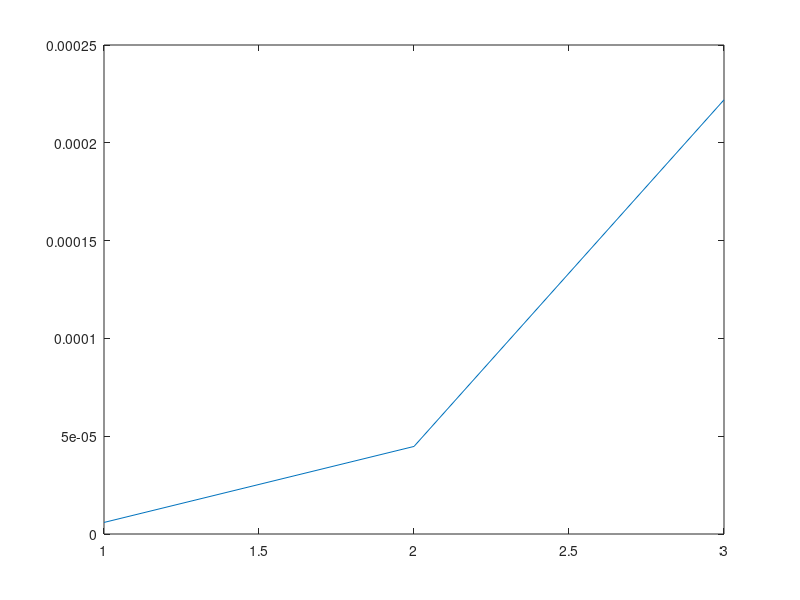

Here is the MATLAB script that generated this plot: (Note: this script raises an error after producing the figure.)
%% probing calculation
clearvars
path(path, "./legendflex-pkg-master/setgetpos_V1.2");
path(path, "./legendflex-pkg-master/legendflex");
path(path, "./matlab-hatchfill2-master");
close all

Nant = [32, 256, 1024]; % [16, 64, 256, 1024]; 
Nclient = [1,8];         % [1,8];
brp_enable = [0, 1];

K=2;
aco_ref_beam_probes = 32;
aco_probes = 3*Nant +1; %Nant+4*(Nant-1);
swift_probes = 3*log2(Nant);
ubig_probes = 4*K+8;
beacon_slots = 64;
abft_slots = 8;
ssw_per_abft = 16;

fs = 1760e6;
stf_samples = 2176;
ce_samples = 1152;
phy_header_samples = 1024;
phy_header_time = (stf_samples + ce_samples + phy_header_samples)/fs;
trn_subfield_samples = 640;
agc_subfield_samples = 320;
mac_min_samples = 9280;

ssw_frame_time = phy_header_time + (26*8)/(27.5e6/2); % 26 bytes sent through Control PHY
trn_time = @(x) (x>0)*(phy_header_time + (mac_min_samples + x*agc_subfield_samples +...
    ce_samples*(1+floor((x-1)/4)) + x*trn_subfield_samples)/fs); % no MAC payload
beacon_int_time = 100e-3;

swift_latency = zeros(length(Nclient), length(Nant), length(brp_enable));
aco_latency = zeros(length(Nclient), length(Nant), length(brp_enable));
ubig_latency = zeros(length(Nclient), length(Nant), length(brp_enable));

for ii=1:length(Nclient)
    for jj=1:length(Nant)
        for kk=1:length(brp_enable)
            swift_clients_side = 0;
            swift_ap_side = 0;
            % SWIFT: client-side training
            if brp_enable(kk) == 0
                % SLS only
                r = mod(swift_probes(jj)*Nclient(ii), abft_slots*ssw_per_abft);
                q = floor(swift_probes(jj)*Nclient(ii) / (abft_slots*ssw_per_abft));
                swift_clients_side = swift_probes(jj)*ssw_frame_time + ...
                beacon_int_time*(q-1*(r==0));
            else
                if swift_probes(jj)*Nclient(ii) <= abft_slots*ssw_per_abft % SLS
                    swift_clients_side = ssw_frame_time*swift_probes(jj)*Nclient(ii);
                else % SLS + BRP
                    swift_clients_side = ssw_frame_time*abft_slots*ssw_per_abft;
                    % asuume every client gets an amount of equal beam training slots
                    remaining_probes_per_client = swift_probes(jj) - floor(abft_slots*ssw_per_abft/Nclient(ii));
                    % up to 64 TRN subfields in a data frame
                    r = mod(remaining_probes_per_client,64);
                    q = floor(remaining_probes_per_client/64);
                    swift_clients_side = swift_clients_side + Nclient(ii)*(q*trn_time(64) + trn_time(r));
                end
            end
            % SWIFT: ap-side training
            r = mod(swift_probes(jj),beacon_slots);
            q = floor(swift_probes(jj)/beacon_slots);
            swift_ap_side = swift_probes(jj)*ssw_frame_time + beacon_int_time*(q-1*(r==0));
            swift_latency(ii,jj,kk) = max(swift_clients_side, swift_ap_side);
            
            aco_clients_side = 0;
            aco_ap_side = 0;
            % ACO: client-side training
            if brp_enable(kk) == 0
                % SLS only
                n = (aco_ref_beam_probes + aco_probes(jj))*Nclient(ii);
                r = mod(n , abft_slots*ssw_per_abft);
                q = floor(n / (abft_slots*ssw_per_abft));
                aco_clients_side = n*ssw_frame_time + beacon_int_time*(q-1*(r==0));
            else
                % each client needs to acquire a reference beam before BRP
                q = floor(aco_ref_beam_probes*Nclient(ii) / (abft_slots*ssw_per_abft));
                r = mod(aco_ref_beam_probes*Nclient(ii), abft_slots*ssw_per_abft);
                aco_clients_side = ssw_frame_time*aco_ref_beam_probes*Nclient(ii) + ...
                    beacon_int_time*(q-1*(r==0));
                % perform ACO in BRP 
                r = mod(aco_probes(jj),64);
                q = floor(aco_probes(jj)/64);
                aco_clients_side = aco_clients_side + Nclient(ii)*(q*trn_time(64) + trn_time(r));
            end
            % ACO: ap-side training
            if brp_enable(kk) == 0
                r = mod(aco_probes(jj),beacon_slots);
                q = floor(aco_probes(jj)/beacon_slots);
                aco_ap_side = aco_probes(jj)*ssw_frame_time + ...
                beacon_int_time*(q-1*(r==0));
            else
                if aco_probes(jj) <= beacon_slots
                    aco_ap_side = aco_probes(jj)*ssw_frame_time;
                else
                    n = aco_probes(jj) - beacon_slots;
                    r = mod(n,64);
                    q = floor(n/64);
                    aco_ap_side = beacon_slots*ssw_frame_time + q*trn_time(64) + trn_time(r) ;
                end
            end
            aco_latency(ii,jj,kk) = max(aco_clients_side, aco_ap_side);


            ubig_clients_side = 0;
            ubig_ap_side = 0;
            % UbiG: client-side training
            if brp_enable(kk) == 0
                % SLS only
                r = mod(ubig_probes*Nclient(ii), abft_slots*ssw_per_abft);
                q = floor(ubig_probes*Nclient(ii) / (abft_slots*ssw_per_abft));
                ubig_clients_side = ubig_probes*ssw_frame_time + ...
                beacon_int_time*(q-1*(r==0));
            else
                if ubig_probes*Nclient(ii) <= abft_slots*ssw_per_abft % SLS
                    ubig_clients_side = ssw_frame_time*ubig_probes*Nclient(ii);
                else % SLS + BRP
                    ubig_clients_side = ssw_frame_time*abft_slots*ssw_per_abft;
                    % asuume every client gets an amount of equal beam training slots
                    remaining_probes_per_client = ubig_probes - floor(abft_slots*ssw_per_abft/Nclient(ii));
                    % up to 64 TRN subfields in a data frame
                    r = mod(remaining_probes_per_client,64);
                    q = floor(remaining_probes_per_client/64);
                    ubig_clients_side = ubig_clients_side + Nclient(ii)*(q*trn_time(64) + trn_time(r));
                end
            end
            % UbiG: ap-side training
            r = mod(ubig_probes,beacon_slots);
            q = floor(ubig_probes/beacon_slots);
            ubig_ap_side = ubig_probes*ssw_frame_time + beacon_int_time*(q-1*(r==0));
            ubig_latency(ii,jj,kk) = max(ubig_clients_side, ubig_ap_side);
        end
    end
end

wo_brp = [swift_latency(:,:,1); aco_latency(:,:,1)].'; % ant, nclients
w_brp = [swift_latency(:,:,2); aco_latency(:,:,2)].'; % ant, nclients

% aco_probing = aco_latency(:,:,1); save("aco_probing.mat", "aco_probing");
% swift_probing = swift_latency(:,:,1); save("swift_probing.mat", "swift_probing");
% ubig_probing = ubig_latency(:,:,1); save("ubig_probing.mat", "ubig_probing");


%% ACO latency
n = [32, 256, 1024]; %[32,1024]; %2.^[5:10];
ACOcomputation = zeros(1,length(n));
for ii=1:length(n)
    a = randn(4,n(ii),10000);
    tStart = tic;
    b = angle(fft(a.^2, [], 1));
    tEnd = toc(tStart);
    ACOcomputation(ii) = tEnd/10000;
end
figure(1); plot(ACOcomputation); hold on ;
save("ACOcomputation.mat", "ACOcomputation");
%% CAEMO computational latency
n = [32, 256, 1024]; %[32,1024]; 
k = [1:3];
% az = [-80:80];
FTPcomputation = zeros(length(k), length(n));
for ii=1:length(n)
    for jj=1:length(k)
        N = n(ii);
        K = k(jj);
        pa = phased.URA('Size',round(sqrt(N)), 'ElementSpacing', PA.LAM/2);
        [BW,Ang] = beamwidth(pa,PA.FREQ);
        M = round(K*log2(N));
        Q = round((180/BW)^2); %length(az);
        
        clear a;
        a = randn(M*Q*K,5000);
        b = randn(K,5000);
        c = randn(K,1);
        d = randn(N*K,5000);
        tStart = tic;
        % dot product of Mx1 vectors Q*K times  
        e = (a'*a(:,1));
        % calculate tx beam gains,  dot product of Nx1 vectors K times
        f = d'*d(:,1);
        % divide out known tx beam gain K times
        g = b./c;
        % average over peaks
    %     f = mean(e);
        tEnd = toc(tStart);
        FTPcomputation(jj, ii) = tEnd/5000;% + n_beams*1000e-6; % optimization 100 us
    end
end
figure(1); plot(FTPcomputation.'); hold on ;
save("FTPcomputation.mat", "FTPcomputation");
%% 
A = randn(64,81);
b = randn(64,1);
n=81;
cvx_begin quiet
variable x(n) complex
                tStart = tic;
minimize( norm(A*x-b)+0.2*norm(x,1) )
                tEnd = toc(tStart)
cvx_end
tStart = tic;
 tEnd = toc(tStart)